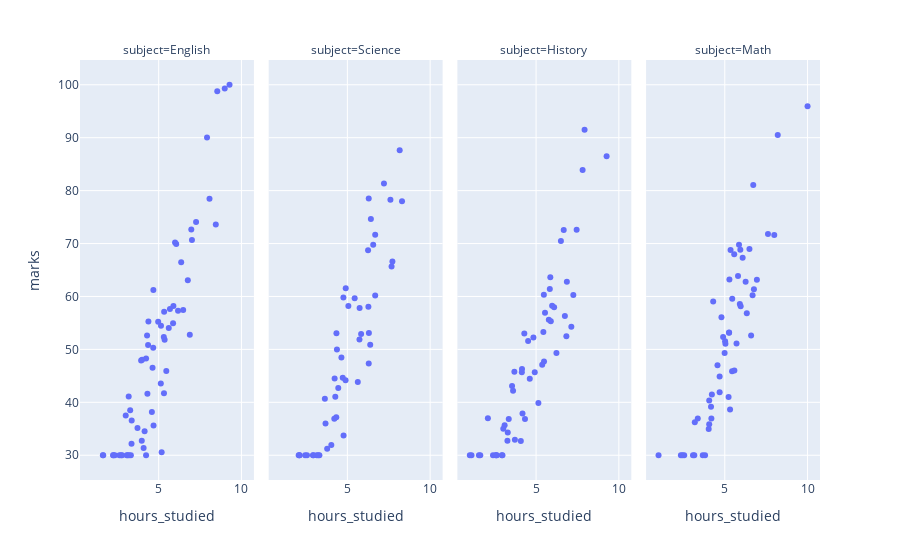

The notebook cell this image was saved under:
### Code cell
# Q3:


fig=px.scatter(
    students,
    x='hours_studied',
    y='marks',
    facet_col='subject'
)

fig.show()

### Figure 1 — Plotly figure (JSON) as saved in the notebook; plotly's stock layout.template omitted (floating-point values rounded to 4 significant figures)
{"data": [{"hovertemplate": "subject=English<br>hours_studied=%{x}<br>marks=%{y}<extra></extra>", "legendgroup": "", "marker": {"color": "#636efa", "symbol": "circle"}, "mode": "markers", "name": "", "orientation": "v", "showlegend": false, "type": "scatter", "x": [5.61, 6.88, 4.97, 5.13, 3.28, 6.76, 4.63, 6.06, 9.28, 3.98, 3.37, 7.26, 3.32, 5.46, 6.36, 5.14, 4.36, 1.63, 5.33, 6.17, 4.3, 2.73, 5.99, 4.15, 4.38, 4.24, 5.89, 2.35, 3.01, 3.19, 4.24, 6.48, 3.13, 4.59, 4.32, 5.87, 3.94, 5.36, 3.72, 2.25, 8.99, 5.31, 4.68, 1.65, 8.54, 6.97, 4.0, 2.63, 3.07, 3.36, 4.69, 4.09, 5.32, 8.07, 2.26, 8.45, 7.92, 2.79, 3.21, 4.67, 5.68, 5.18, 7.01], "xaxis": "x", "y": [54.04, 52.76, 55.24, 43.56, 38.52, 63.05, 46.55, 69.91, 100.0, 32.73, 36.57, 74.06, 30.0, 45.92, 66.48, 54.49, 50.85, 30.0, 57.09, 57.32, 52.61, 30.0, 70.18, 34.54, 55.26, 30.0, 58.21, 30.0, 37.5, 41.11, 48.26, 57.45, 30.0, 38.19, 41.63, 54.92, 47.88, 51.83, 35.16, 30.0, 99.31, 52.34, 61.24, 30.0, 98.78, 72.65, 48.02, 30.0, 30.0, 32.17, 35.61, 31.35, 41.73, 78.44, 30.0, 73.62, 90.04, 30.0, 30.0, 50.31, 57.63, 30.57, 70.66], "yaxis": "y"}, {"hovertemplate": "subject=Science<br>hours_studied=%{x}<br>marks=%{y}<extra></extra>", "legendgroup": "", "marker": {"color": "#636efa", "symbol": "circle"}, "mode": "markers", "name": "", "orientation": "v", "showlegend": false, "type": "scatter", "x": [2.92, 4.37, 6.56, 5.74, 4.9, 3.64, 5.73, 5.83, 4.77, 6.3, 4.45, 6.42, 2.45, 6.38, 6.25, 3.68, 4.27, 2.11, 7.6, 6.68, 2.11, 2.95, 5.44, 7.72, 3.15, 6.27, 2.06, 5.63, 3.78, 4.72, 4.03, 4.89, 6.68, 8.16, 4.76, 7.21, 8.3, 4.64, 4.23, 6.29, 4.21, 6.29, 3.31, 2.56, 3.24, 4.33, 5.06, 4.34, 7.67], "xaxis": "x2", "y": [30.0, 49.99, 69.75, 57.84, 61.55, 40.68, 51.88, 52.92, 33.74, 53.12, 42.72, 74.62, 30.0, 50.88, 68.74, 36.02, 41.07, 30.0, 78.27, 60.16, 30.0, 30.0, 59.67, 66.61, 30.0, 58.06, 30.0, 43.82, 31.21, 44.63, 31.92, 44.18, 71.68, 87.62, 59.8, 81.35, 77.98, 48.48, 44.48, 47.33, 36.91, 78.5, 30.0, 30.0, 30.0, 37.2, 58.2, 53.04, 65.64], "yaxis": "y2"}, {"hovertemplate": "subject=History<br>hours_studied=%{x}<br>marks=%{y}<extra></extra>", "legendgroup": "", "marker": {"color": "#636efa", "symbol": "circle"}, "mode": "markers", "name": "", "orientation": "v", "showlegend": false, "type": "scatter", "x": [6.5, 1.1, 2.4, 3.29, 7.25, 7.45, 4.14, 6.23, 3.35, 6.09, 6.74, 2.09, 3.72, 3.27, 4.33, 4.08, 4.62, 2.61, 5.97, 4.15, 4.84, 1.63, 4.29, 3.1, 1.55, 5.48, 5.14, 5.47, 4.52, 6.67, 7.93, 2.62, 2.97, 5.83, 3.02, 1.0, 5.54, 7.13, 2.93, 3.55, 9.26, 6.86, 5.77, 4.92, 3.69, 5.89, 5.44, 4.18, 5.86, 5.37, 2.55, 7.81, 6.83, 3.61], "xaxis": "x3", "y": [70.46, 30.0, 30.0, 34.28, 60.26, 72.62, 45.7, 49.33, 36.86, 57.96, 56.31, 36.97, 32.94, 32.76, 36.86, 32.67, 44.45, 30.0, 58.25, 46.3, 52.25, 30.0, 52.98, 35.68, 30.0, 47.73, 39.85, 60.34, 51.57, 72.58, 91.5, 30.0, 30.0, 61.42, 35.02, 30.0, 56.93, 54.28, 30.0, 43.08, 86.5, 62.8, 55.59, 45.68, 45.77, 55.31, 53.29, 37.89, 63.63, 47.1, 30.0, 83.87, 52.5, 42.19], "yaxis": "y3"}, {"hovertemplate": "subject=Math<br>hours_studied=%{x}<br>marks=%{y}<extra></extra>", "legendgroup": "", "marker": {"color": "#636efa", "symbol": "circle"}, "mode": "markers", "name": "", "orientation": "v", "showlegend": false, "type": "scatter", "x": [5.26, 6.76, 5.94, 3.08, 4.69, 4.3, 5.86, 4.19, 6.49, 3.67, 5.23, 5.44, 5.45, 5.58, 6.26, 4.06, 7.99, 6.94, 6.59, 6.72, 3.16, 5.28, 5.32, 5.91, 4.06, 5.02, 5.96, 6.33, 4.8, 5.8, 3.81, 5.04, 8.2, 5.71, 4.22, 4.56, 6.68, 10.0, 3.37, 4.17, 5.26, 3.19, 2.55, 2.44, 5.35, 5.57, 7.61, 4.99, 1.0, 4.9, 2.35, 4.03, 6.08, 4.69], "xaxis": "x4", "y": [53.2, 61.36, 68.81, 30.0, 44.86, 59.03, 69.77, 36.93, 68.97, 30.0, 40.99, 45.88, 59.55, 46.01, 62.77, 40.35, 71.61, 63.14, 52.63, 81.07, 30.0, 63.22, 38.65, 58.59, 35.84, 51.54, 58.15, 56.81, 56.09, 63.87, 30.0, 51.06, 90.51, 51.11, 41.5, 47.02, 60.25, 95.95, 36.94, 39.18, 53.14, 36.22, 30.0, 30.0, 68.77, 67.98, 71.78, 49.34, 30.0, 52.34, 30.0, 34.94, 67.32, 41.9], "yaxis": "y4"}], "layout": {"annotations": [{"font": {}, "showarrow": false, "text": "subject=English", "x": 0.1175, "xanchor": "center", "xref": "paper", "y": 1, "yanchor": "bottom", "yref": "paper"}, {"font": {}, "showarrow": false, "text": "subject=Science", "x": 0.3725, "xanchor": "center", "xref": "paper", "y": 1, "yanchor": "bottom", "yref": "paper"}, {"font": {}, "showarrow": false, "text": "subject=History", "x": 0.6275, "xanchor": "center", "xref": "paper", "y": 1, "yanchor": "bottom", "yref": "paper"}, {"font": {}, "showarrow": false, "text": "subject=Math", "x": 0.8825, "xanchor": "center", "xref": "paper", "y": 1, "yanchor": "bottom", "yref": "paper"}], "legend": {"tracegroupgap": 0}, "margin": {"t": 60}, "xaxis": {"anchor": "y", "domain": [0, 0.235], "title": {"text": "hours_studied"}}, "xaxis2": {"anchor": "y2", "domain": [0.255, 0.49], "matches": "x", "title": {"text": "hours_studied"}}, "xaxis3": {"anchor": "y3", "domain": [0.51, 0.745], "matches": "x", "title": {"text": "hours_studied"}}, "xaxis4": {"anchor": "y4", "domain": [0.765, 1.0], "matches": "x", "title": {"text": "hours_studied"}}, "yaxis": {"anchor": "x", "domain": [0, 1], "title": {"text": "marks"}}, "yaxis2": {"anchor": "x2", "domain": [0, 1], "matches": "y", "showticklabels": false}, "yaxis3": {"anchor": "x3", "domain": [0, 1], "matches": "y", "showticklabels": false}, "yaxis4": {"anchor": "x4", "domain": [0, 1], "matches": "y", "showticklabels": false}}}
